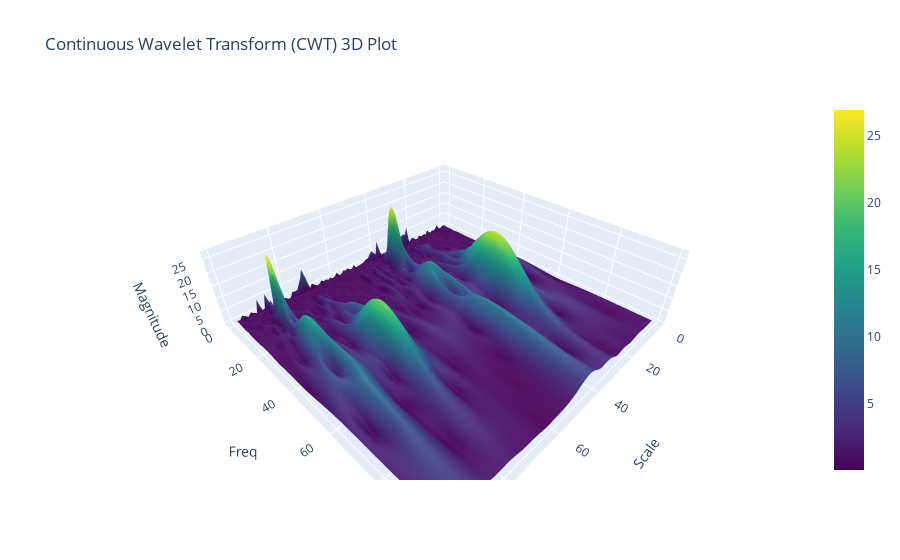

The notebook cell saved with this chart:
### Code cell
X, Y = np.meshgrid(np.arange(rowcount), np.arange(coloumncount))
Z = cwt.T  

fig = go.Figure(data=[go.Surface(z=Z, x=X, y=Y, colorscale='Viridis')])
fig.update_layout(title='Continuous Wavelet Transform (CWT) 3D Plot',
                  scene=dict(xaxis_title='Scale',
                             yaxis_title='Freq',
                             zaxis_title='Magnitude'),
                  autosize=True)
fig.show()

### Figure 1 — Plotly figure (JSON) as saved in the notebook; plotly's stock layout.template omitted (floating-point values rounded to 4 significant figures; data arrays with more than 128 entries replaced by an {"elided": "..."} marker saying what was removed)
{"data": [{"colorscale": [[0, "#440154"], [0.1111, "#482878"], [0.2222, "#3e4989"], [0.3333, "#31688e"], [0.4444, "#26828e"], [0.5556, "#1f9e89"], [0.6667, "#35b779"], [0.7778, "#6ece58"], [0.8889, "#b5de2b"], [1, "#fde725"]], "type": "surface", "x": {"elided": "100x100 int values"}, "y": {"elided": "100x100 int values"}, "z": {"elided": "100x100 float values"}}], "layout": {"autosize": true, "scene": {"xaxis": {"title": {"text": "Scale"}}, "yaxis": {"title": {"text": "Freq"}}, "zaxis": {"title": {"text": "Magnitude"}}}, "title": {"text": "Continuous Wavelet Transform (CWT) 3D Plot"}}}
